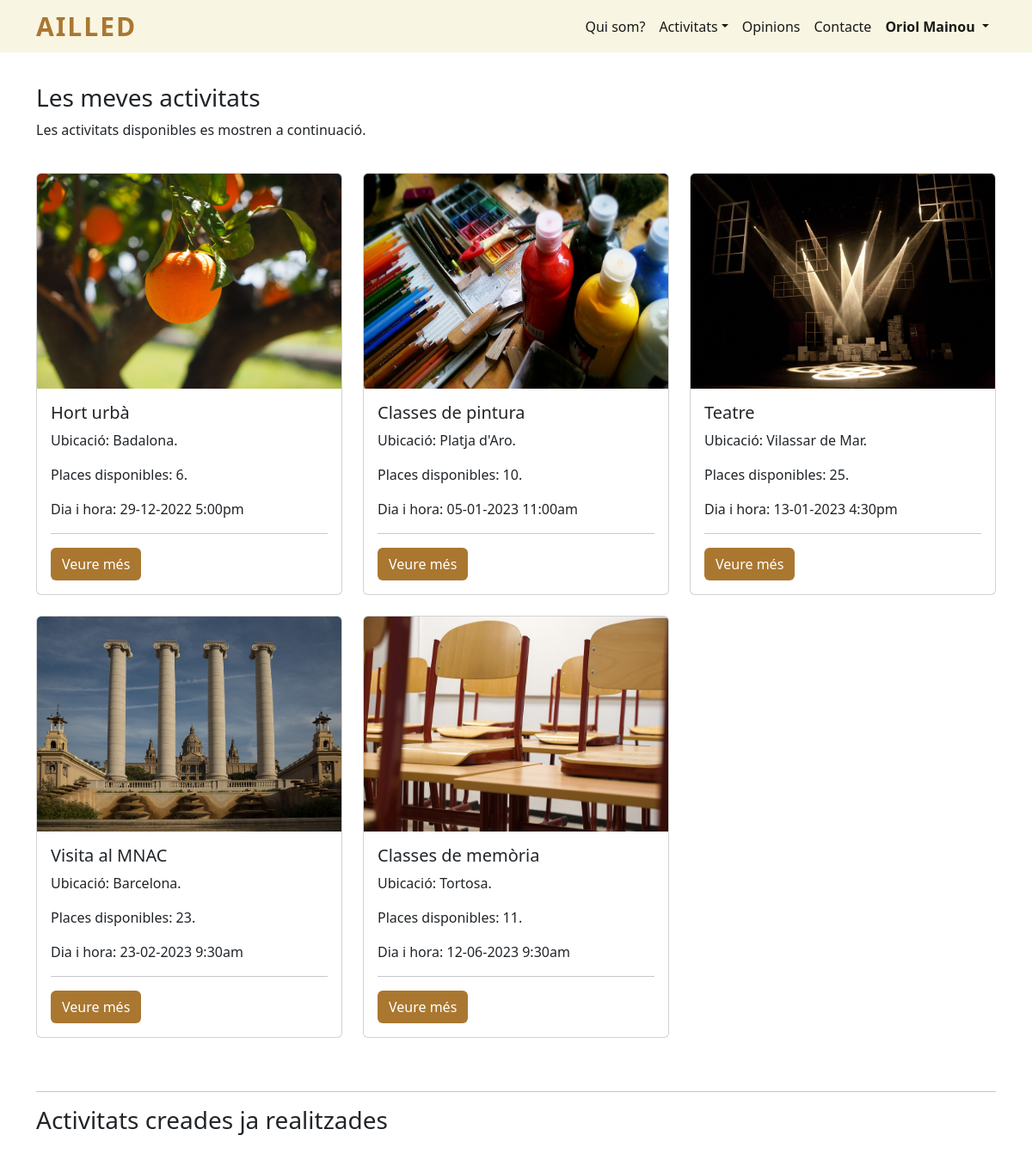
The page /meves_activitats.php (signed in, upper part) on the database as committed earlier.
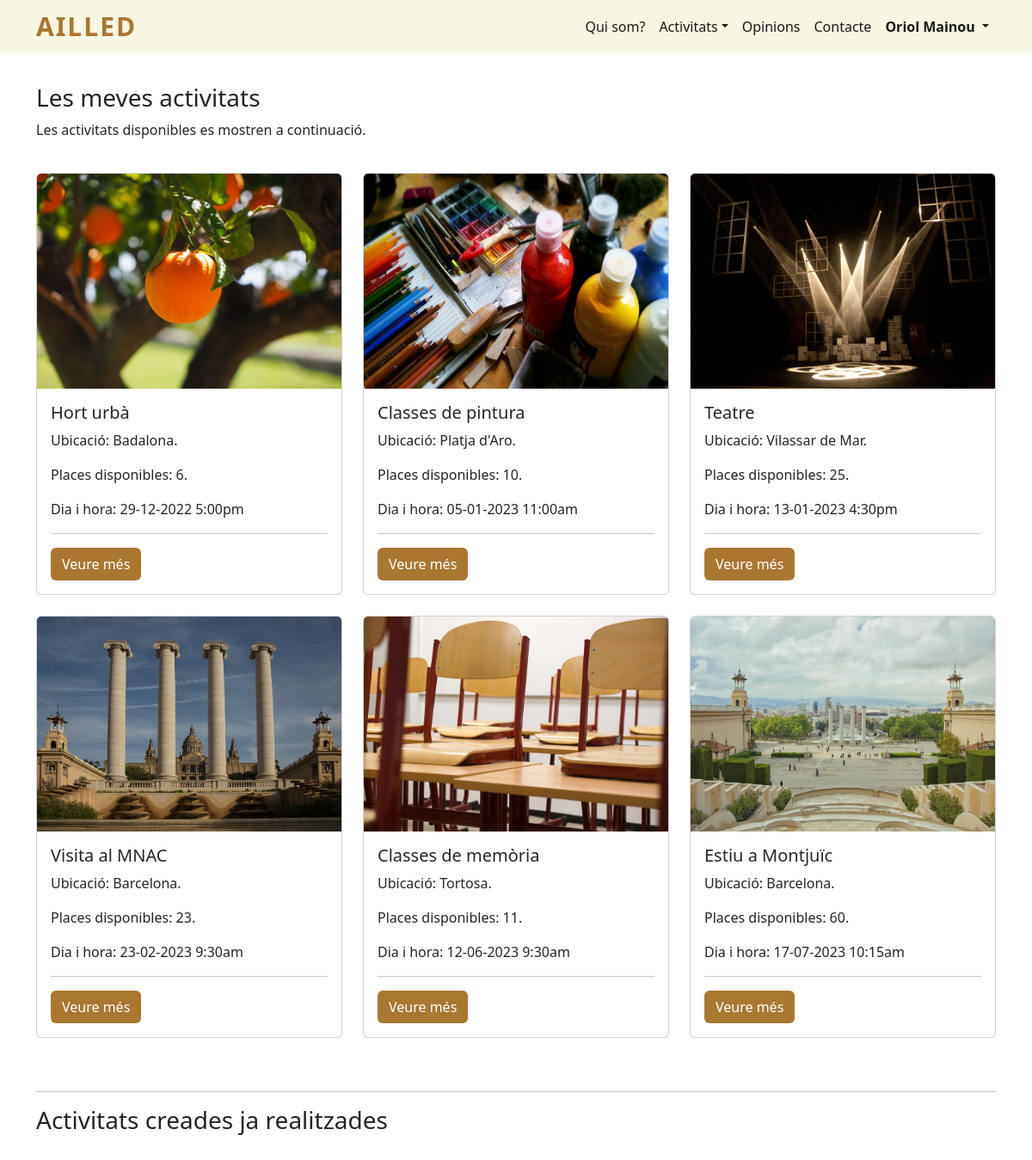
The same page on the database as committed later.
### tables this page shows
CREATE TABLE `usuari` (
  `id` int(11) NOT NULL,
  `nom` varchar(50) NOT NULL,
  `telefon` int(11) NOT NULL,
  `email` varchar(50) NOT NULL,
  `contrasenya` text NOT NULL,
  `imatge` varchar(50) NOT NULL,
  `es_admin` int(11) NOT NULL
);

CREATE TABLE `activitat` (
  `id` int(11) NOT NULL,
  `nom` varchar(50) NOT NULL,
  `id_usuari` int(11) NOT NULL,
  `ubicacio` varchar(50) NOT NULL,
  `descripcio` varchar(300) NOT NULL,
  `participants` int(11) NOT NULL,
  `participants_disponibles` int(11) NOT NULL,
  `dia` date NOT NULL,
  `hora` time NOT NULL,
  `preu` int(11) NOT NULL,
  `imatge` varchar(50) NOT NULL,
  `transport` int(11) NOT NULL,
  `lloc_sortida_transport` varchar(50) NOT NULL,
  `id_vehicle_transport` int(11) NOT NULL,
  `voluntaris` int(11) NOT NULL,
  `voluntaris_disponibles` int(11) NOT NULL,
  `esta_acceptada` int(11) NOT NULL
);

### meves_activitats.php (the view, shortened to what this page needs)
<!doctype html>
<html lang="es">
<head>
  <?php
    include "codi_repetit/head.php";
    head();
  ?>
</head>
<body>
  <header>
    <?php
      include "codi_repetit/menu_navegacio.php";
      menu_navegacio();
    ?>
  </header>
  <main>
    <section id="meves_activitats">
      <div class="container">
        <?php
        if (isset($_SESSION["id_usuari_sessio"])) {
          ?>
          <h3>Les meves activitats</h3>
          <p>Les activitats disponibles es mostren a continuació.</p>
          <div class="row" id="caselles_activitats">
            <?php
            $dia_ara = date("Y-m-d");
            $sql = "SELECT * FROM activitat WHERE dia >= '$dia_ara' AND id_usuari =" . $_SESSION['id_usuari_sessio'] . " ORDER BY dia ASC";
            $result = $connexio->query($sql);
            if ($result->num_rows > 0) {
              while($row = $result->fetch_assoc()) {
                ?>
                <div class="col-lg-4 mb-4">
                  <div class="card">
                    <?php
                    echo "<img src='imatges/activitats/". $row["imatge"] ."' alt='". $row["id"] ."' class='card-img-top' height='250'>";
                    ?>
                    <div class="card-body">
                      <h5 class="card-title">
                        <?php
                        echo $row["nom"];
                        ?>
                      </h5>
                      <p class="card-text">
                        Ubicació:
                        <?php
                        echo $row["ubicacio"] . ".";
                        ?>
                      </p>
                      <p class="card-text">
                        Places disponibles:
                        <?php
                        echo $row["participants_disponibles"] . ".";
                        ?>
                      </p>
                      <p class="card-text">
                        Dia i hora:
                        <?php
                        $data_convertida = date("d-m-Y", strtotime($row["dia"]));
                        $hora_convertida = date("g:ia", strtotime($row["hora"]));
                        echo $data_convertida . " " . $hora_convertida;
                        ?>
                      </p>
                      <hr>
                      <div class="veuremes">
                        <a href="detall_activitat.php?id=<?php echo $row["id"]?>" class="boto_marro btn">Veure més</a>
                      </div>
                    </div>
                  </div>
                </div>
                <?php
              }
            }
            ?>
          </div>
          <hr>
          <h3>Activitats creades ja realitzades</h3>
          <div class="row" id="caselles_activitats">
          </div>
          <?php
        } else {
          no_ha_iniciat_sessio();
        }
        ?>
      </div>
    </section>
  </main>
</body>
</html>

### codi_repetit/head.php (shortened to what this page needs)
<?php
  function head() {
    ?>
      <link rel="stylesheet" href="estils/css.css">
      <link href="https://cdn.jsdelivr.net/npm/bootstrap@5.2.0-beta1/dist/css/bootstrap.min.css" rel="stylesheet">
    <?php
  }
?>

### codi_repetit/menu_navegacio.php (shortened to what this page needs)
<?php
  function menu_navegacio() {
    ?>
    <nav class="navbar navbar-expand-lg">
      <div class="container">
        <a id="ailled" href="index.php">Ailled</a>
        <div class="collapse navbar-collapse" id="nav_menu_navegacio">
          <ul class="navbar-nav ms-md-auto" id="menu_principal">
            <li class="nav-item">
              <a class="nav-link active" href="quisom.php">Qui som?</a>
            </li>
            <li class="nav-item dropdown">
              <a class="nav-link active dropdown-toggle" href="" role="button" data-bs-toggle="dropdown">Activitats</a>
            </li>
            <li class="nav-item">
              <a class="nav-link active" href="articles_opinions.php">Opinions</a>
            </li>
            <li class="nav-item">
              <a class="nav-link active" href="contacte.php">Contacte</a>
            </li>
            <?php
            if (!isset($_SESSION['id_usuari_sessio'])) {
              ?>
              <li class="nav-item">
                <a class="nav-link active" href="iniciar_sessio_usuari.php">Iniciar sessió</a>
              </li>
              <li class="nav-item">
                <a class="nav-link active" href="registrar_usuari.php">Registrar-me</a>
              </li>
              <?php
            } else {
              ?>
              <li class="nav-item dropdown">
                <a style="font-weight: bold;" class="nav-link active dropdown-toggle" id="navbarDropdown" role="button" data-bs-toggle="dropdown" aria-expanded="false">
                  <?php
                  $connexio = new mysqli("localhost", "root", "", "bbdd_ailled");
                  $connexio->set_charset("utf8");
                  $sql = "SELECT * FROM usuari WHERE id = " . $_SESSION['id_usuari_sessio'] ;
                  $result = $connexio->query($sql);
                  if ($result->num_rows > 0) {
                    while ($row = $result->fetch_assoc()) {
                      echo $row["nom"];
                    }
                  }
                  ?>
                </a>
              </li>
              <?php
            }
            ?>
          </ul>
        </div>
      </div>
    </nav>
    <?php
  }
?>

### estils/css.css (style rules this page uses)
header nav, #formularis { background-color: #F8F5E2; }
header nav a#ailled { font-size: 30px; text-decoration: none; text-transform: uppercase; font-weight: bold; letter-spacing: 2px; }
#ailled { color: #AA7730; }
main section { padding: 3% 0; }
a.boto_marro, input.boto_marro { background-color: #AA7730; color: white; }
main section div#caselles_activitats { padding: 2% 0; }

Rows that differ between the two databases and show on the page:
added activitat: imatge (picture), nom "Estiu a Montjuïc", ubicacio "Barcelona", participants_disponibles "60", dia "17-07-2023", hora "10:15am"
